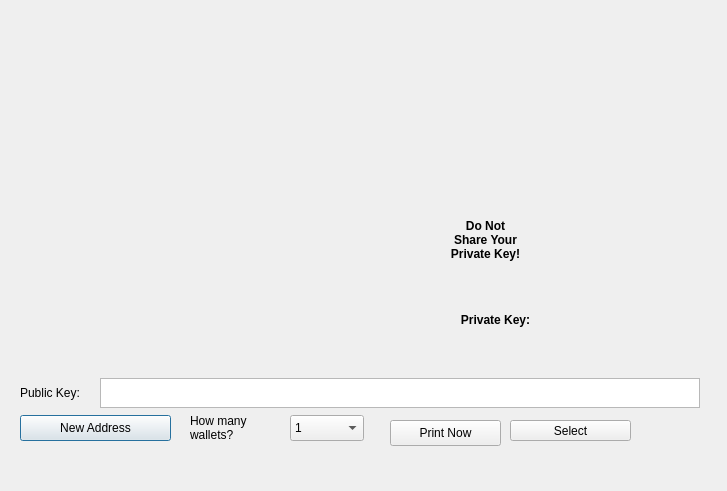
<?xml version="1.0" encoding="UTF-8"?>
<ui version="4.0">
 <class>PaperWalletDialog</class>
 <widget class="QDialog" name="PaperWalletDialog">
  <property name="geometry">
   <rect>
    <x>0</x>
    <y>0</y>
    <width>727</width>
    <height>491</height>
   </rect>
  </property>
  <property name="windowTitle">
   <string>Print Your Paper Wallets</string>
  </property>
  <widget class="QLabel" name="privateKeyQRCode">
   <property name="geometry">
    <rect>
     <x>410</x>
     <y>20</y>
     <width>121</width>
     <height>101</height>
    </rect>
   </property>
   <property name="text">
    <string/>
   </property>
   <property name="pixmap">
    <pixmap resource="../bitcoin.qrc">:/icons/qrcode</pixmap>
   </property>
   <property name="scaledContents">
    <bool>true</bool>
   </property>
  </widget>
  <widget class="QLabel" name="addressQRCode">
   <property name="geometry">
    <rect>
     <x>60</x>
     <y>80</y>
     <width>201</width>
     <height>181</height>
    </rect>
   </property>
   <property name="text">
    <string/>
   </property>
   <property name="pixmap">
    <pixmap resource="../bitcoin.qrc">:/icons/qrcode</pixmap>
   </property>
   <property name="scaledContents">
    <bool>true</bool>
   </property>
  </widget>
  <widget class="QPushButton" name="getNewAddress">
   <property name="geometry">
    <rect>
     <x>20</x>
     <y>415</y>
     <width>151</width>
     <height>26</height>
    </rect>
   </property>
   <property name="text">
    <string>New Address</string>
   </property>
   <property name="icon">
    <iconset resource="../bitcoin.qrc">
     <normaloff>:/icons/add</normaloff>:/icons/add</iconset>
   </property>
  </widget>
  <widget class="QLabel" name="paperTemplate">
   <property name="geometry">
    <rect>
     <x>20</x>
     <y>10</y>
     <width>675</width>
     <height>362</height>
    </rect>
   </property>
   <property name="text">
    <string notr="true"/>
   </property>
   <property name="pixmap">
    <pixmap resource="../bitcoin.qrc">:/images/res/images/paper-wallet1v2.png</pixmap>
   </property>
  </widget>
  <widget class="QLabel" name="addressText">
   <property name="geometry">
    <rect>
     <x>50</x>
     <y>350</y>
     <width>401</width>
     <height>21</height>
    </rect>
   </property>
   <property name="font">
    <font>
     <family>Monospace</family>
     <pointsize>12</pointsize>
     <weight>75</weight>
     <italic>false</italic>
     <bold>true</bold>
    </font>
   </property>
   <property name="text">
    <string>&lt;html&gt;&lt;head/&gt;&lt;body&gt;&lt;p&gt;&lt;br/&gt;&lt;/p&gt;&lt;/body&gt;&lt;/html&gt;</string>
   </property>
   <property name="textFormat">
    <enum>Qt::RichText</enum>
   </property>
   <property name="alignment">
    <set>Qt::AlignCenter</set>
   </property>
   <property name="textInteractionFlags">
    <set>Qt::TextSelectableByKeyboard|Qt::TextSelectableByMouse</set>
   </property>
  </widget>
  <widget class="QLabel" name="privateKeyText">
   <property name="geometry">
    <rect>
     <x>420</x>
     <y>330</y>
     <width>281</width>
     <height>31</height>
    </rect>
   </property>
   <property name="font">
    <font>
     <family>Monospace</family>
     <pointsize>8</pointsize>
     <weight>50</weight>
     <italic>false</italic>
     <bold>false</bold>
    </font>
   </property>
   <property name="text">
    <string/>
   </property>
   <property name="scaledContents">
    <bool>true</bool>
   </property>
   <property name="alignment">
    <set>Qt::AlignCenter</set>
   </property>
   <property name="wordWrap">
    <bool>true</bool>
   </property>
   <property name="textInteractionFlags">
    <set>Qt::TextSelectableByKeyboard|Qt::TextSelectableByMouse</set>
   </property>
  </widget>
  <widget class="QPushButton" name="printButton">
   <property name="geometry">
    <rect>
     <x>390</x>
     <y>420</y>
     <width>111</width>
     <height>26</height>
    </rect>
   </property>
   <property name="text">
    <string>Print Now</string>
   </property>
   <property name="icon">
    <iconset resource="../bitcoin.qrc">
     <normaloff>:/icons/qt2.0/print_paper_wallet</normaloff>:/icons/qt2.0/print_paper_wallet</iconset>
   </property>
  </widget>
  <widget class="QDialogButtonBox" name="buttonBox">
   <property name="geometry">
    <rect>
     <x>400</x>
     <y>450</y>
     <width>81</width>
     <height>26</height>
    </rect>
   </property>
   <property name="standardButtons">
    <set>QDialogButtonBox::NoButton</set>
   </property>
   <property name="centerButtons">
    <bool>true</bool>
   </property>
  </widget>
  <widget class="QLabel" name="label">
   <property name="geometry">
    <rect>
     <x>190</x>
     <y>415</y>
     <width>91</width>
     <height>26</height>
    </rect>
   </property>
   <property name="text">
    <string>How many wallets?</string>
   </property>
   <property name="wordWrap">
    <bool>true</bool>
   </property>
  </widget>
  <widget class="QComboBox" name="walletCount">
   <property name="geometry">
    <rect>
     <x>290</x>
     <y>415</y>
     <width>74</width>
     <height>26</height>
    </rect>
   </property>
   <property name="editable">
    <bool>false</bool>
   </property>
   <item>
    <property name="text">
     <string>1</string>
    </property>
   </item>
   <item>
    <property name="text">
     <string>2</string>
    </property>
   </item>
   <item>
    <property name="text">
     <string>3</string>
    </property>
   </item>
   <item>
    <property name="text">
     <string>4</string>
    </property>
   </item>
   <item>
    <property name="text">
     <string>5</string>
    </property>
   </item>
   <item>
    <property name="text">
     <string>6</string>
    </property>
   </item>
   <item>
    <property name="text">
     <string>7</string>
    </property>
   </item>
   <item>
    <property name="text">
     <string>8</string>
    </property>
   </item>
   <item>
    <property name="text">
     <string>9</string>
    </property>
   </item>
   <item>
    <property name="text">
     <string>10</string>
    </property>
   </item>
   <item>
    <property name="text">
     <string>11</string>
    </property>
   </item>
   <item>
    <property name="text">
     <string>12</string>
    </property>
   </item>
  </widget>
  <widget class="QTextEdit" name="publicKey">
   <property name="geometry">
    <rect>
     <x>100</x>
     <y>378</y>
     <width>600</width>
     <height>30</height>
    </rect>
   </property>
   <property name="undoRedoEnabled">
    <bool>false</bool>
   </property>
   <property name="readOnly">
    <bool>true</bool>
   </property>
   <property name="html">
    <string>&lt;!DOCTYPE HTML PUBLIC &quot;-//W3C//DTD HTML 4.0//EN&quot; &quot;http://www.w3.org/TR/REC-html40/strict.dtd&quot;&gt;
&lt;html&gt;&lt;head&gt;&lt;meta name=&quot;qrichtext&quot; content=&quot;1&quot; /&gt;&lt;style type=&quot;text/css&quot;&gt;
p, li { white-space: pre-wrap; }
&lt;/style&gt;&lt;/head&gt;&lt;body style=&quot; font-family:'Sans Serif'; font-size:9pt; font-weight:400; font-style:normal;&quot;&gt;
&lt;p style=&quot;-qt-paragraph-type:empty; margin-top:0px; margin-bottom:0px; margin-left:0px; margin-right:0px; -qt-block-indent:0; text-indent:0px;&quot;&gt;&lt;br /&gt;&lt;/p&gt;&lt;/body&gt;&lt;/html&gt;</string>
   </property>
   <property name="acceptRichText">
    <bool>false</bool>
   </property>
  </widget>
  <widget class="QLabel" name="label_2">
   <property name="geometry">
    <rect>
     <x>20</x>
     <y>380</y>
     <width>91</width>
     <height>26</height>
    </rect>
   </property>
   <property name="text">
    <string>Public Key:</string>
   </property>
  </widget>
  <widget class="QLabel" name="label_3">
   <property name="geometry">
    <rect>
     <x>450</x>
     <y>190</y>
     <width>71</width>
     <height>101</height>
    </rect>
   </property>
   <property name="text">
    <string>&lt;html&gt;&lt;head/&gt;&lt;body&gt;&lt;p align=&quot;center&quot;&gt;&lt;span style=&quot; font-weight:600;&quot;&gt;Do Not Share Your Private Key!&lt;/span&gt;&lt;/p&gt;&lt;/body&gt;&lt;/html&gt;</string>
   </property>
   <property name="textFormat">
    <enum>Qt::RichText</enum>
   </property>
   <property name="wordWrap">
    <bool>true</bool>
   </property>
  </widget>
  <widget class="QLabel" name="label_4">
   <property name="geometry">
    <rect>
     <x>380</x>
     <y>290</y>
     <width>231</width>
     <height>61</height>
    </rect>
   </property>
   <property name="text">
    <string>&lt;html&gt;&lt;head/&gt;&lt;body&gt;&lt;p align=&quot;center&quot;&gt;&lt;span style=&quot; font-weight:600;&quot;&gt;Private Key:&lt;/span&gt;&lt;/p&gt;&lt;/body&gt;&lt;/html&gt;</string>
   </property>
   <property name="textFormat">
    <enum>Qt::RichText</enum>
   </property>
   <property name="wordWrap">
    <bool>true</bool>
   </property>
  </widget>
  <widget class="QToolButton" name="selectWalletDesign">
   <property name="geometry">
    <rect>
     <x>510</x>
     <y>420</y>
     <width>121</width>
     <height>21</height>
    </rect>
   </property>
   <property name="autoFillBackground">
    <bool>false</bool>
   </property>
   <property name="text">
    <string>Select</string>
   </property>
   <property name="icon">
    <iconset resource="../bitcoin.qrc">
     <normaloff>:/icons/qt2.0/select_paper_wallet</normaloff>:/icons/qt2.0/select_paper_wallet</iconset>
   </property>
   <property name="autoExclusive">
    <bool>false</bool>
   </property>
   <property name="arrowType">
    <enum>Qt::NoArrow</enum>
   </property>
  </widget>
  <zorder>getNewAddress</zorder>
  <zorder>paperTemplate</zorder>
  <zorder>addressQRCode</zorder>
  <zorder>privateKeyQRCode</zorder>
  <zorder>addressText</zorder>
  <zorder>privateKeyText</zorder>
  <zorder>printButton</zorder>
  <zorder>buttonBox</zorder>
  <zorder>label</zorder>
  <zorder>walletCount</zorder>
  <zorder>publicKey</zorder>
  <zorder>label_2</zorder>
  <zorder>label_3</zorder>
  <zorder>label_4</zorder>
  <zorder>selectWalletDesign</zorder>
 </widget>
 <resources>
  <include location="../bitcoin.qrc"/>
 </resources>
 <connections/>
</ui>
